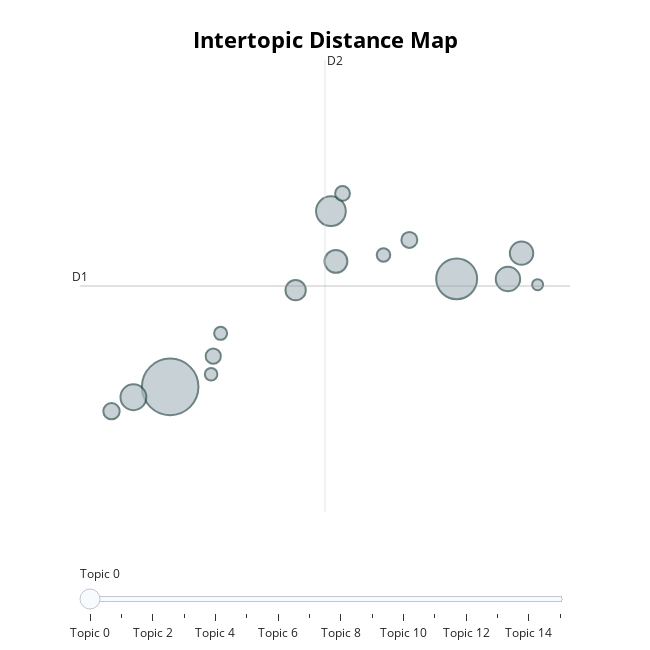

Notebook code for this chart:
### Markdown cell above
# View Results

### Code cell
fig = topic_model.visualize_topics()
fig.show()

### Figure 1 — Plotly figure (JSON) as saved in the notebook; plotly's stock layout.template omitted (floating-point values rounded to 4 significant figures)
{"data": [{"customdata": [[0, "it | her | you | time | nothing", 264], [1, "deck | men | ship | man | sailors", 138], [2, "lord | things | men | king | man", 73], [3, "mother | her | me | letter | churchhill", 55], [4, "sea | ship | boat | deck | water", 49], [5, "whale | whales | head | ship | sea", 45], [6, "man | sir | it | you | me", 43], [7, "thee | thou | me | brother | house", 34], [8, "acquaintance | consideration | optimists | considering | evinces", 22], [9, "groves | item | sea | aforesaid | reef", 21], [10, "things | me | yillah | him | mood", 19], [11, "valley | natives | islanders | savages | me", 18], [12, "fruit | trees | natives | valley | tree", 15], [13, "cosmopolitan | nature | stranger | man | merchant", 14], [14, "mother | soul | world | him | heart", 13], [15, "sea | waves | life | boat | thee", 10]], "hovertemplate": "<b>Topic %{customdata[0]}</b><br>%{customdata[1]}<br>Size: %{customdata[2]}", "legendgroup": "", "marker": {"color": "#B0BEC5", "line": {"color": "DarkSlateGrey", "width": 2}, "size": [264, 138, 73, 55, 49, 45, 43, 34, 22, 21, 19, 18, 15, 14, 13, 10], "sizemode": "area", "sizeref": 0.165, "symbol": "circle"}, "mode": "markers", "name": "", "orientation": "v", "showlegend": false, "type": "scatter", "x": [-2.03, 1.813, 0.1259, -2.524, 2.501, 2.683, 0.1931, -0.3474, -2.818, 1.178, -1.452, 0.2815, 0.8311, -1.354, -1.481, 2.898], "xaxis": "x", "y": [11.33, 13.09, 14.19, 11.16, 13.09, 13.51, 13.37, 12.9, 10.94, 13.72, 11.83, 14.48, 13.48, 12.2, 11.54, 12.99], "yaxis": "y"}], "layout": {"annotations": [{"showarrow": false, "text": "D1", "x": -3.24, "y": 12.97, "yshift": 10}, {"showarrow": false, "text": "D2", "x": 0.0465, "xshift": 10, "y": 16.65}], "height": 650, "hoverlabel": {"bgcolor": "white", "font": {"family": "Rockwell", "size": 16}}, "legend": {"itemsizing": "constant", "tracegroupgap": 0}, "margin": {"t": 60}, "shapes": [{"line": {"color": "#CFD8DC", "width": 2}, "type": "line", "x0": 0.0465, "x1": 0.0465, "y0": 9.295, "y1": 16.65}, {"line": {"color": "#9E9E9E", "width": 2}, "type": "line", "x0": -3.24, "x1": 3.333, "y0": 12.97, "y1": 12.97}], "sliders": [{"active": 0, "pad": {"t": 50}, "steps": [{"args": [{"marker.color": [["red", "#B0BEC5", "#B0BEC5", "#B0BEC5", "#B0BEC5", "#B0BEC5", "#B0BEC5", "#B0BEC5", "#B0BEC5", "#B0BEC5", "#B0BEC5", "#B0BEC5", "#B0BEC5", "#B0BEC5", "#B0BEC5", "#B0BEC5"]]}], "label": "Topic 0", "method": "update"}, {"args": [{"marker.color": [["#B0BEC5", "red", "#B0BEC5", "#B0BEC5", "#B0BEC5", "#B0BEC5", "#B0BEC5", "#B0BEC5", "#B0BEC5", "#B0BEC5", "#B0BEC5", "#B0BEC5", "#B0BEC5", "#B0BEC5", "#B0BEC5", "#B0BEC5"]]}], "label": "Topic 1", "method": "update"}, {"args": [{"marker.color": [["#B0BEC5", "#B0BEC5", "red", "#B0BEC5", "#B0BEC5", "#B0BEC5", "#B0BEC5", "#B0BEC5", "#B0BEC5", "#B0BEC5", "#B0BEC5", "#B0BEC5", "#B0BEC5", "#B0BEC5", "#B0BEC5", "#B0BEC5"]]}], "label": "Topic 2", "method": "update"}, {"args": [{"marker.color": [["#B0BEC5", "#B0BEC5", "#B0BEC5", "red", "#B0BEC5", "#B0BEC5", "#B0BEC5", "#B0BEC5", "#B0BEC5", "#B0BEC5", "#B0BEC5", "#B0BEC5", "#B0BEC5", "#B0BEC5", "#B0BEC5", "#B0BEC5"]]}], "label": "Topic 3", "method": "update"}, {"args": [{"marker.color": [["#B0BEC5", "#B0BEC5", "#B0BEC5", "#B0BEC5", "red", "#B0BEC5", "#B0BEC5", "#B0BEC5", "#B0BEC5", "#B0BEC5", "#B0BEC5", "#B0BEC5", "#B0BEC5", "#B0BEC5", "#B0BEC5", "#B0BEC5"]]}], "label": "Topic 4", "method": "update"}, {"args": [{"marker.color": [["#B0BEC5", "#B0BEC5", "#B0BEC5", "#B0BEC5", "#B0BEC5", "red", "#B0BEC5", "#B0BEC5", "#B0BEC5", "#B0BEC5", "#B0BEC5", "#B0BEC5", "#B0BEC5", "#B0BEC5", "#B0BEC5", "#B0BEC5"]]}], "label": "Topic 5", "method": "update"}, {"args": [{"marker.color": [["#B0BEC5", "#B0BEC5", "#B0BEC5", "#B0BEC5", "#B0BEC5", "#B0BEC5", "red", "#B0BEC5", "#B0BEC5", "#B0BEC5", "#B0BEC5", "#B0BEC5", "#B0BEC5", "#B0BEC5", "#B0BEC5", "#B0BEC5"]]}], "label": "Topic 6", "method": "update"}, {"args": [{"marker.color": [["#B0BEC5", "#B0BEC5", "#B0BEC5", "#B0BEC5", "#B0BEC5", "#B0BEC5", "#B0BEC5", "red", "#B0BEC5", "#B0BEC5", "#B0BEC5", "#B0BEC5", "#B0BEC5", "#B0BEC5", "#B0BEC5", "#B0BEC5"]]}], "label": "Topic 7", "method": "update"}, {"args": [{"marker.color": [["#B0BEC5", "#B0BEC5", "#B0BEC5", "#B0BEC5", "#B0BEC5", "#B0BEC5", "#B0BEC5", "#B0BEC5", "red", "#B0BEC5", "#B0BEC5", "#B0BEC5", "#B0BEC5", "#B0BEC5", "#B0BEC5", "#B0BEC5"]]}], "label": "Topic 8", "method": "update"}, {"args": [{"marker.color": [["#B0BEC5", "#B0BEC5", "#B0BEC5", "#B0BEC5", "#B0BEC5", "#B0BEC5", "#B0BEC5", "#B0BEC5", "#B0BEC5", "red", "#B0BEC5", "#B0BEC5", "#B0BEC5", "#B0BEC5", "#B0BEC5", "#B0BEC5"]]}], "label": "Topic 9", "method": "update"}, {"args": [{"marker.color": [["#B0BEC5", "#B0BEC5", "#B0BEC5", "#B0BEC5", "#B0BEC5", "#B0BEC5", "#B0BEC5", "#B0BEC5", "#B0BEC5", "#B0BEC5", "red", "#B0BEC5", "#B0BEC5", "#B0BEC5", "#B0BEC5", "#B0BEC5"]]}], "label": "Topic 10", "method": "update"}, {"args": [{"marker.color": [["#B0BEC5", "#B0BEC5", "#B0BEC5", "#B0BEC5", "#B0BEC5", "#B0BEC5", "#B0BEC5", "#B0BEC5", "#B0BEC5", "#B0BEC5", "#B0BEC5", "red", "#B0BEC5", "#B0BEC5", "#B0BEC5", "#B0BEC5"]]}], "label": "Topic 11", "method": "update"}, {"args": [{"marker.color": [["#B0BEC5", "#B0BEC5", "#B0BEC5", "#B0BEC5", "#B0BEC5", "#B0BEC5", "#B0BEC5", "#B0BEC5", "#B0BEC5", "#B0BEC5", "#B0BEC5", "#B0BEC5", "red", "#B0BEC5", "#B0BEC5", "#B0BEC5"]]}], "label": "Topic 12", "method": "update"}, {"args": [{"marker.color": [["#B0BEC5", "#B0BEC5", "#B0BEC5", "#B0BEC5", "#B0BEC5", "#B0BEC5", "#B0BEC5", "#B0BEC5", "#B0BEC5", "#B0BEC5", "#B0BEC5", "#B0BEC5", "#B0BEC5", "red", "#B0BEC5", "#B0BEC5"]]}], "label": "Topic 13", "method": "update"}, {"args": [{"marker.color": [["#B0BEC5", "#B0BEC5", "#B0BEC5", "#B0BEC5", "#B0BEC5", "#B0BEC5", "#B0BEC5", "#B0BEC5", "#B0BEC5", "#B0BEC5", "#B0BEC5", "#B0BEC5", "#B0BEC5", "#B0BEC5", "red", "#B0BEC5"]]}], "label": "Topic 14", "method": "update"}, {"args": [{"marker.color": [["#B0BEC5", "#B0BEC5", "#B0BEC5", "#B0BEC5", "#B0BEC5", "#B0BEC5", "#B0BEC5", "#B0BEC5", "#B0BEC5", "#B0BEC5", "#B0BEC5", "#B0BEC5", "#B0BEC5", "#B0BEC5", "#B0BEC5", "red"]]}], "label": "Topic 15", "method": "update"}]}], "title": {"font": {"color": "Black", "size": 22}, "text": "<b>Intertopic Distance Map</b>", "x": 0.5, "xanchor": "center", "y": 0.95, "yanchor": "top"}, "width": 650, "xaxis": {"anchor": "y", "domain": [0, 1], "range": [-3.24, 3.333], "title": {"text": ""}, "visible": false}, "yaxis": {"anchor": "x", "domain": [0, 1], "range": [9.295, 16.65], "title": {"text": ""}, "visible": false}}}
